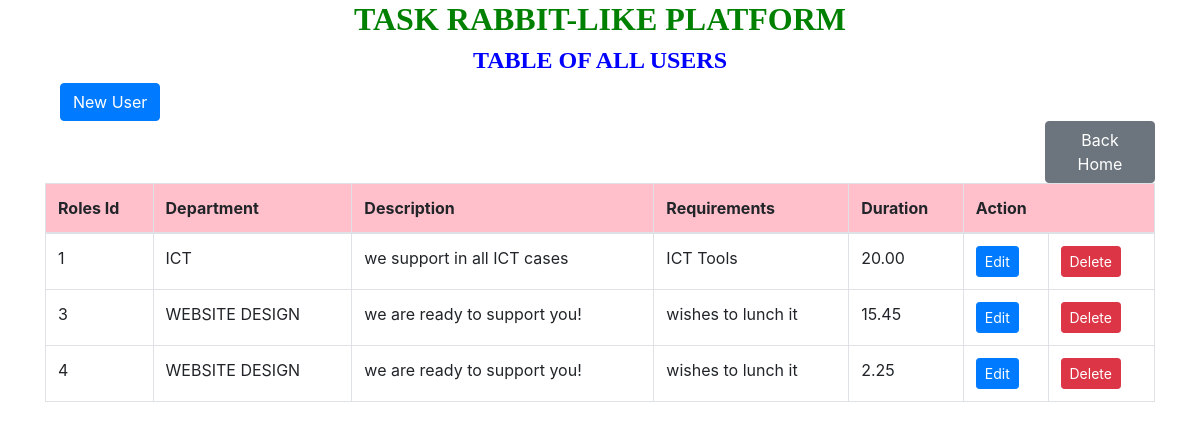
The app's page /roles_tables.php with its own data.
### tables this page shows
CREATE TABLE `role` (
  `role_id` int(11) NOT NULL,
  `department` varchar(100) DEFAULT NULL,
  `description` varchar(100) DEFAULT NULL,
  `requirements` varchar(100) DEFAULT NULL,
  `duration` decimal(10,2) DEFAULT NULL
);

### roles_tables.php (the view, shortened to what this page needs)
<!DOCTYPE html>
<html>
<head>
    <link href="https://stackpath.bootstrapcdn.com/bootstrap/4.5.2/css/bootstrap.min.css" rel="stylesheet">
</head>
<body>
    <div class="container">
        <h2 style="text-align: center; font-family: century; font-weight: bold; color: green;">TASK RABBIT-LIKE PLATFORM</h2>
        <h4 style="text-align: center; font-family: century; font-weight: bold; color:blue;">TABLE OF ALL USERS </h4>
        <a href="roles.php" class="btn btn-primary" style="margin-left: 15px;">New User</a>
        <a href="home.php" class="btn btn-secondary" style="margin-left: 1000px;">Back Home</a>
        <table class="table table-bordered" style="margin-left:0px;">
            <thead bgcolor="pink">
                <tr>
                    <th>Roles Id</th>
                    <th>Department</th>
                    <th>Description</th>
                    <th>Requirements</th>
                    <th>Duration</th>
                    <th colspan="2">Action</th>
                </tr>
            </thead>
            <tbody>
                <?php
                include "dbconnection.php";
                $sql = "SELECT * FROM role";
                $result = $connection->query($sql);
                while ($row = $result->fetch_assoc()) {
                    echo "
                    <tr>
                        <td>{$row['role_id']}</td>
                        <td>{$row['department']}</td>
                        <td>{$row['description']}</td>
                        <td>{$row['requirements']}</td>
                        <td>{$row['duration']}</td>
                        <td>
                            <a href='/taskrabbit-like platform/roles_edit.php?role_id={$row['role_id']}' class='btn btn-primary btn-sm'>Edit</a></td>
                            <td>
                            <a href='/taskrabbit-like platform/roles_delete.php?role_id={$row['role_id']}' class='btn btn-danger btn-sm'>Delete</a>
                        </td>
                    </tr>
                    ";
                }
                ?>
            </tbody>
        </table>
    </div>
</body>
</html>

### records on screen
role: role_id "1", department "ICT", description "we support in all ICT cases", requirements "ICT Tools", duration "20.00"
role: role_id "3", department "WEBSITE DESIGN", description "we are ready to support you!", requirements "wishes to lunch it", duration "15.45"
role: role_id "4", department "WEBSITE DESIGN", description "we are ready to support you!", requirements "wishes to lunch it", duration "2.25"
